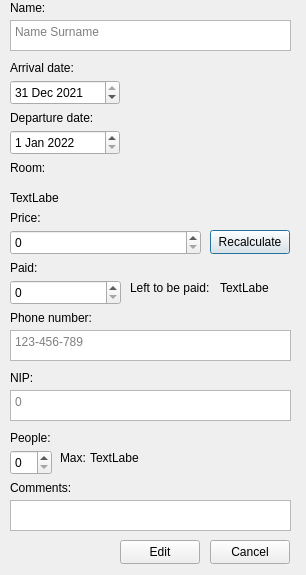
<?xml version="1.0" encoding="UTF-8"?>
<ui version="4.0">
 <class>editreservation</class>
 <widget class="QDialog" name="editreservation">
  <property name="geometry">
   <rect>
    <x>0</x>
    <y>0</y>
    <width>306</width>
    <height>575</height>
   </rect>
  </property>
  <property name="windowTitle">
   <string>Dialog</string>
  </property>
  <widget class="QLabel" name="label_11">
   <property name="geometry">
    <rect>
     <x>10</x>
     <y>260</y>
     <width>49</width>
     <height>16</height>
    </rect>
   </property>
   <property name="text">
    <string>Paid:</string>
   </property>
  </widget>
  <widget class="QLabel" name="label_10">
   <property name="geometry">
    <rect>
     <x>60</x>
     <y>450</y>
     <width>31</width>
     <height>16</height>
    </rect>
   </property>
   <property name="text">
    <string>Max:</string>
   </property>
  </widget>
  <widget class="QTextEdit" name="nip_txt">
   <property name="geometry">
    <rect>
     <x>10</x>
     <y>390</y>
     <width>281</width>
     <height>31</height>
    </rect>
   </property>
   <property name="acceptRichText">
    <bool>false</bool>
   </property>
   <property name="placeholderText">
    <string>0</string>
   </property>
  </widget>
  <widget class="QTextEdit" name="name_txt">
   <property name="geometry">
    <rect>
     <x>10</x>
     <y>20</y>
     <width>281</width>
     <height>31</height>
    </rect>
   </property>
   <property name="placeholderText">
    <string>Name Surname</string>
   </property>
  </widget>
  <widget class="QLabel" name="label_4">
   <property name="geometry">
    <rect>
     <x>10</x>
     <y>160</y>
     <width>49</width>
     <height>16</height>
    </rect>
   </property>
   <property name="text">
    <string>Room:</string>
   </property>
  </widget>
  <widget class="QLabel" name="max_people_label">
   <property name="geometry">
    <rect>
     <x>90</x>
     <y>450</y>
     <width>49</width>
     <height>16</height>
    </rect>
   </property>
   <property name="text">
    <string>TextLabel</string>
   </property>
  </widget>
  <widget class="QDateEdit" name="dep_dateEdit">
   <property name="geometry">
    <rect>
     <x>10</x>
     <y>130</y>
     <width>110</width>
     <height>25</height>
    </rect>
   </property>
   <property name="dateTime">
    <datetime>
     <hour>12</hour>
     <minute>0</minute>
     <second>0</second>
     <year>2022</year>
     <month>1</month>
     <day>1</day>
    </datetime>
   </property>
  </widget>
  <widget class="QTextEdit" name="comment_txt">
   <property name="geometry">
    <rect>
     <x>10</x>
     <y>500</y>
     <width>281</width>
     <height>31</height>
    </rect>
   </property>
  </widget>
  <widget class="QSpinBox" name="spinPeople">
   <property name="geometry">
    <rect>
     <x>10</x>
     <y>450</y>
     <width>42</width>
     <height>25</height>
    </rect>
   </property>
  </widget>
  <widget class="QLabel" name="label_5">
   <property name="geometry">
    <rect>
     <x>10</x>
     <y>210</y>
     <width>49</width>
     <height>16</height>
    </rect>
   </property>
   <property name="text">
    <string>Price:</string>
   </property>
  </widget>
  <widget class="QPushButton" name="recalc_button">
   <property name="geometry">
    <rect>
     <x>210</x>
     <y>230</y>
     <width>80</width>
     <height>24</height>
    </rect>
   </property>
   <property name="text">
    <string>Recalculate</string>
   </property>
  </widget>
  <widget class="QLabel" name="label_6">
   <property name="geometry">
    <rect>
     <x>10</x>
     <y>370</y>
     <width>49</width>
     <height>16</height>
    </rect>
   </property>
   <property name="text">
    <string>NIP:</string>
   </property>
  </widget>
  <widget class="QLabel" name="label_7">
   <property name="geometry">
    <rect>
     <x>10</x>
     <y>310</y>
     <width>91</width>
     <height>16</height>
    </rect>
   </property>
   <property name="text">
    <string>Phone number:</string>
   </property>
  </widget>
  <widget class="QLabel" name="roomLabel">
   <property name="geometry">
    <rect>
     <x>10</x>
     <y>190</y>
     <width>49</width>
     <height>16</height>
    </rect>
   </property>
   <property name="text">
    <string>TextLabel</string>
   </property>
  </widget>
  <widget class="QLabel" name="label_12">
   <property name="geometry">
    <rect>
     <x>130</x>
     <y>280</y>
     <width>81</width>
     <height>16</height>
    </rect>
   </property>
   <property name="text">
    <string>Left to be paid:</string>
   </property>
  </widget>
  <widget class="QLabel" name="label">
   <property name="geometry">
    <rect>
     <x>10</x>
     <y>60</y>
     <width>71</width>
     <height>16</height>
    </rect>
   </property>
   <property name="text">
    <string>Arrival date:</string>
   </property>
  </widget>
  <widget class="QLabel" name="label_9">
   <property name="geometry">
    <rect>
     <x>10</x>
     <y>480</y>
     <width>131</width>
     <height>16</height>
    </rect>
   </property>
   <property name="text">
    <string>Comments:</string>
   </property>
  </widget>
  <widget class="QLabel" name="label_3">
   <property name="geometry">
    <rect>
     <x>10</x>
     <y>0</y>
     <width>49</width>
     <height>16</height>
    </rect>
   </property>
   <property name="text">
    <string>Name:</string>
   </property>
  </widget>
  <widget class="QLabel" name="label_2">
   <property name="geometry">
    <rect>
     <x>10</x>
     <y>110</y>
     <width>91</width>
     <height>16</height>
    </rect>
   </property>
   <property name="text">
    <string>Departure date:</string>
   </property>
  </widget>
  <widget class="QPushButton" name="cancel_but">
   <property name="geometry">
    <rect>
     <x>210</x>
     <y>540</y>
     <width>80</width>
     <height>24</height>
    </rect>
   </property>
   <property name="text">
    <string>Cancel</string>
   </property>
  </widget>
  <widget class="QLabel" name="label_8">
   <property name="geometry">
    <rect>
     <x>10</x>
     <y>430</y>
     <width>49</width>
     <height>16</height>
    </rect>
   </property>
   <property name="text">
    <string>People:</string>
   </property>
  </widget>
  <widget class="QSpinBox" name="spinPaid">
   <property name="geometry">
    <rect>
     <x>10</x>
     <y>280</y>
     <width>111</width>
     <height>25</height>
    </rect>
   </property>
   <property name="maximum">
    <number>2147483647</number>
   </property>
  </widget>
  <widget class="QPushButton" name="add_reservation_button">
   <property name="geometry">
    <rect>
     <x>120</x>
     <y>540</y>
     <width>80</width>
     <height>24</height>
    </rect>
   </property>
   <property name="text">
    <string>Edit</string>
   </property>
  </widget>
  <widget class="QSpinBox" name="spinPrice">
   <property name="geometry">
    <rect>
     <x>10</x>
     <y>230</y>
     <width>191</width>
     <height>25</height>
    </rect>
   </property>
   <property name="maximum">
    <number>2147483647</number>
   </property>
  </widget>
  <widget class="QTextEdit" name="phone_txt">
   <property name="geometry">
    <rect>
     <x>10</x>
     <y>330</y>
     <width>281</width>
     <height>31</height>
    </rect>
   </property>
   <property name="placeholderText">
    <string>123-456-789</string>
   </property>
  </widget>
  <widget class="QLabel" name="left_txt">
   <property name="geometry">
    <rect>
     <x>220</x>
     <y>280</y>
     <width>49</width>
     <height>16</height>
    </rect>
   </property>
   <property name="text">
    <string>TextLabel</string>
   </property>
  </widget>
  <widget class="QDateEdit" name="arr_dateEdit">
   <property name="geometry">
    <rect>
     <x>10</x>
     <y>80</y>
     <width>110</width>
     <height>25</height>
    </rect>
   </property>
   <property name="dateTime">
    <datetime>
     <hour>12</hour>
     <minute>0</minute>
     <second>0</second>
     <year>2021</year>
     <month>12</month>
     <day>31</day>
    </datetime>
   </property>
  </widget>
 </widget>
 <resources/>
 <connections/>
</ui>
